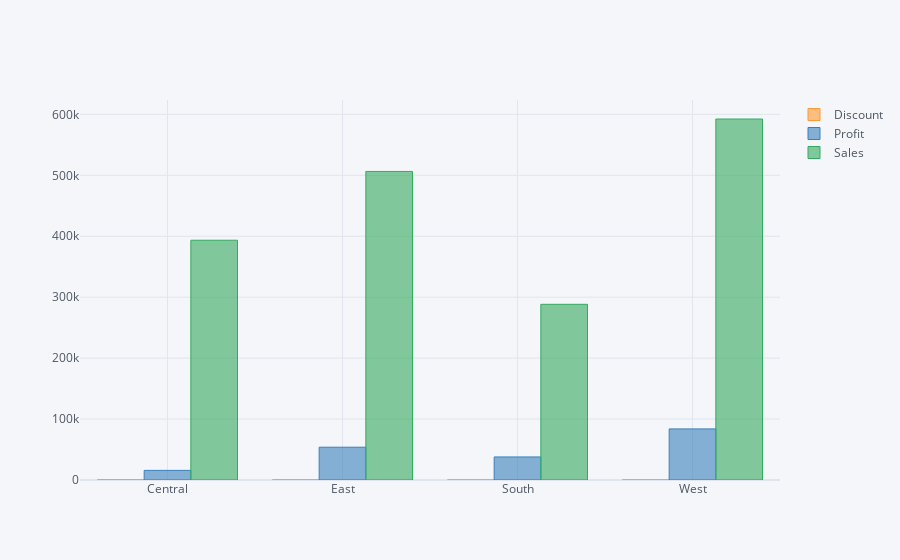

Here is the notebook cell this chart was saved with:
### Code cell
plt.figure(figsize=(20,6))
data_region.iplot(kind='bar',x='Region',y=['Discount','Profit','Sales'])

### Figure 1 — Plotly figure (JSON) as saved in the notebook; plotly's stock layout.template omitted (floating-point values rounded to 4 significant figures)
{"data": [{"marker": {"color": "rgba(255, 153, 51, 0.6)", "line": {"color": "rgba(255, 153, 51, 1.0)", "width": 1}}, "name": "Discount", "orientation": "v", "text": "", "type": "bar", "x": ["Central", "East", "South", "West"], "y": [553.6, 409.3, 235.6, 344.1]}, {"marker": {"color": "rgba(55, 128, 191, 0.6)", "line": {"color": "rgba(55, 128, 191, 1.0)", "width": 1}}, "name": "Profit", "orientation": "v", "text": "", "type": "bar", "x": ["Central", "East", "South", "West"], "y": [15770.0, 53810.0, 37840.0, 83860.0]}, {"marker": {"color": "rgba(50, 171, 96, 0.6)", "line": {"color": "rgba(50, 171, 96, 1.0)", "width": 1}}, "name": "Sales", "orientation": "v", "text": "", "type": "bar", "x": ["Central", "East", "South", "West"], "y": [393500.0, 506400.0, 288300.0, 592400.0]}], "layout": {"legend": {"bgcolor": "#F5F6F9", "font": {"color": "#4D5663"}}, "paper_bgcolor": "#F5F6F9", "plot_bgcolor": "#F5F6F9", "title": {"font": {"color": "#4D5663"}}, "xaxis": {"gridcolor": "#E1E5ED", "showgrid": true, "tickfont": {"color": "#4D5663"}, "title": {"font": {"color": "#4D5663"}, "text": ""}, "zerolinecolor": "#E1E5ED"}, "yaxis": {"gridcolor": "#E1E5ED", "showgrid": true, "tickfont": {"color": "#4D5663"}, "title": {"font": {"color": "#4D5663"}, "text": ""}, "zerolinecolor": "#E1E5ED"}}}
